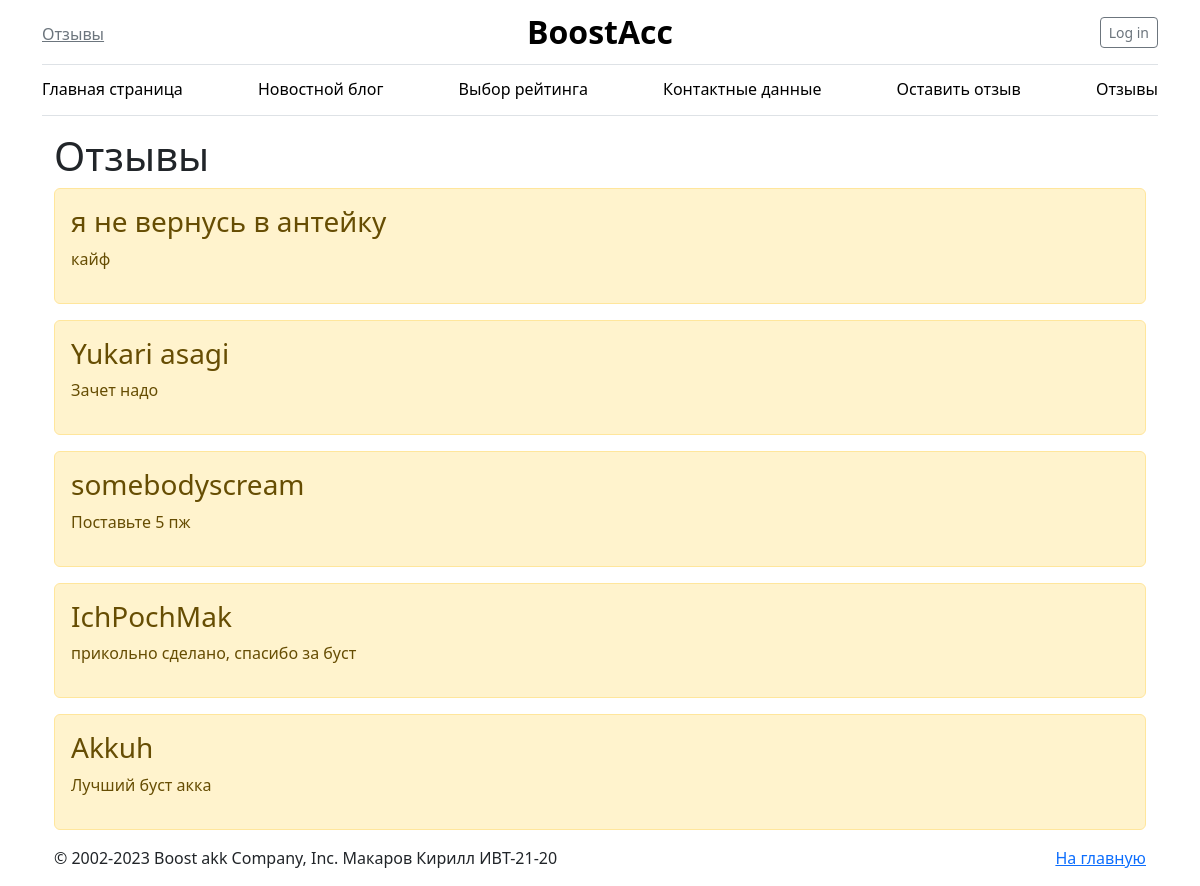
The app's page /reviews with its own data.
### main/models.py (models this page shows, shortened)
class Task(models.Model):
    title = models.CharField('Ник', max_length=50)
    task = models.TextField('Коммент')
    class Meta:
        verbose_name = 'Отзыв'
        verbose_name_plural = 'Отзывы'

### main/views.py (the view)
# urls.py: path('reviews', views.reviews, name='reviews'),
def reviews(request):
    tasks = Task.objects.order_by('-id')
    return render(request, 'main/reviews.html', {'title': 'Отзывы', 'tasks': tasks})

### main/templates/main/reviews.html (shortened to what this page needs)
{% extends 'main/base.html' %}
{% block content %}
    <h1>Отзывы</h1>
    {% if tasks %}
        {% for el in tasks %}
            <div class="alert alert-warning mt-2">
                <h3>{{ el.title }}</h3>
                <p>{{ el.task }}</p>
            </div>
        {% endfor %}
    {% else %}
        <p>У нас нет записей</p>
    {% endif %}
{% endblock %}

### records on screen
Task: title "я не вернусь в антейку", task "кайф"
Task: title "Yukari asagi", task "Зачет надо"
Task: title "somebodyscream", task "Поставьте 5 пж"
Task: title "IchPochMak", task "прикольно сделано, спасибо за буст"
Task: title "Akkuh", task "Лучший буст акка"
